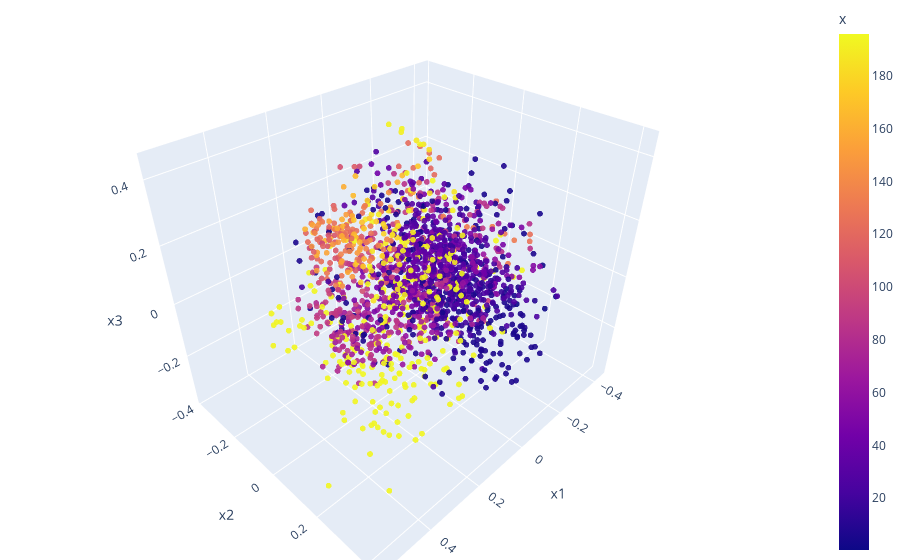

This figure's notebook cell:
### Markdown cell above
## Kernel PCA

### Code cell
kpca = KernelPCA(n_components=3, kernel="cosine")
kpca_embedding = kpca.fit_transform(parsedData)
kpca_embedding = kpca_embedding[:,0:3]

df = pd.DataFrame(kpca_embedding, columns=['x1', 'x2', 'x3'])
df["x"] = data.x
df["lap"] = data.lap

fig = px.scatter_3d(df, x='x1', y='x2', z='x3', color='x', opacity=0.9, title="PCA")

fig.update_traces(marker_size=2)

# tight layout
fig.update_layout(margin=dict(l=0, r=0, b=0, t=0))
fig.show()

### Figure 1 — Plotly figure (JSON) as saved in the notebook; plotly's stock layout.template omitted (floating-point values rounded to 4 significant figures; data arrays with more than 128 entries replaced by an {"elided": "..."} marker saying what was removed)
{"data": [{"hovertemplate": "x1=%{x}<br>x2=%{y}<br>x3=%{z}<br>x=%{marker.color}<extra></extra>", "legendgroup": "", "marker": {"color": {"elided": "1851 float values"}, "coloraxis": "coloraxis", "opacity": 0.9, "size": 2, "symbol": "circle"}, "mode": "markers", "name": "", "scene": "scene", "showlegend": false, "type": "scatter3d", "x": {"elided": "1851 float values"}, "y": {"elided": "1851 float values"}, "z": {"elided": "1851 float values"}}], "layout": {"coloraxis": {"colorbar": {"title": {"text": "x"}}, "colorscale": [[0, "#0d0887"], [0.1111, "#46039f"], [0.2222, "#7201a8"], [0.3333, "#9c179e"], [0.4444, "#bd3786"], [0.5556, "#d8576b"], [0.6667, "#ed7953"], [0.7778, "#fb9f3a"], [0.8889, "#fdca26"], [1, "#f0f921"]]}, "legend": {"tracegroupgap": 0}, "margin": {"b": 0, "l": 0, "r": 0, "t": 0}, "scene": {"domain": {"x": [0, 1], "y": [0, 1]}, "xaxis": {"title": {"text": "x1"}}, "yaxis": {"title": {"text": "x2"}}, "zaxis": {"title": {"text": "x3"}}}, "title": {"text": "PCA"}}}
